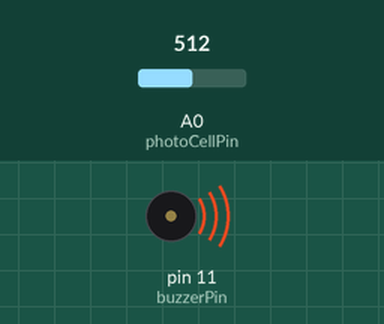
Simulated run of this sketch. Board: Arduino Uno, built with avr-gcc and run on an emulated ATmega328P. Parts: buzzer (waves = sounding). The test bench sets the inputs (shaded band); at power-on: A0 (photoCellPin) = 512.

Above: at 0.1 s.
Timing chart, 0 to 1.6 s (numbered marks = the images above):
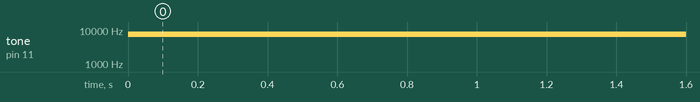

The sketch:

photocell_buzz.ino
```cpp
const int photoCellPin = A0;
const int buzzerPin = 11;

int buzzerTone = 0;

int minPhotoCell = 0;
int maxPhotoCell = 85;

int minPitch = 300;
int maxPitch = 1500;

void setup() {
  // put your setup code here, to run once:

}

void loop() {
  // put your main code here, to run repeatedly:
  int photoCellValue = analogRead(photoCellPin);
  buzzerTone = map(photoCellValue, minPhotoCell, maxPhotoCell, minPitch, maxPitch);
  tone(buzzerPin, buzzerTone, 10);
  //noTone(buzzerPin);

}
```

Measured:
- by itself, tone on pin 11 (buzzerPin): silent → 7528 Hz at 0.00 s
